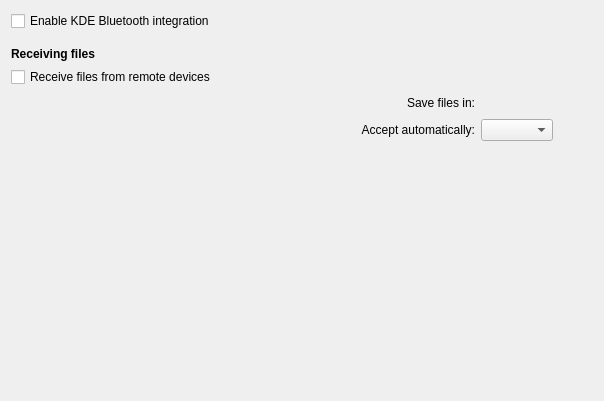
<?xml version="1.0" encoding="UTF-8"?>
<ui version="4.0">
 <class>Global</class>
 <widget class="QWidget" name="Global">
  <property name="geometry">
   <rect>
    <x>0</x>
    <y>0</y>
    <width>604</width>
    <height>401</height>
   </rect>
  </property>
  <layout class="QVBoxLayout" name="verticalLayout_2">
   <item>
    <widget class="QCheckBox" name="kcfg_enableGlobalBluetooth">
     <property name="text">
      <string>Enable KDE Bluetooth integration</string>
     </property>
    </widget>
   </item>
   <item>
    <spacer name="verticalSpacer_2">
     <property name="orientation">
      <enum>Qt::Vertical</enum>
     </property>
     <property name="sizeType">
      <enum>QSizePolicy::Fixed</enum>
     </property>
     <property name="sizeHint" stdset="0">
      <size>
       <width>0</width>
       <height>10</height>
      </size>
     </property>
    </spacer>
   </item>
   <item>
    <widget class="QLabel" name="lbl_receivingFiles">
     <property name="text">
      <string>&lt;b&gt;Receiving files&lt;/b&gt;</string>
     </property>
    </widget>
   </item>
   <item>
    <widget class="QCheckBox" name="kcfg_enabled">
     <property name="text">
      <string>Receive files from remote devices</string>
     </property>
    </widget>
   </item>
   <item>
    <layout class="QGridLayout" name="gridLayout">
     <item row="1" column="2">
      <widget class="QComboBox" name="kcfg_autoAccept">
       <property name="sizePolicy">
        <sizepolicy hsizetype="Maximum" vsizetype="Fixed">
         <horstretch>0</horstretch>
         <verstretch>0</verstretch>
        </sizepolicy>
       </property>
      </widget>
     </item>
     <item row="0" column="2">
      <widget class="KUrlRequester" name="kcfg_saveUrl"/>
     </item>
     <item row="0" column="3">
      <spacer name="horizontalSpacer">
       <property name="orientation">
        <enum>Qt::Horizontal</enum>
       </property>
       <property name="sizeType">
        <enum>QSizePolicy::Maximum</enum>
       </property>
       <property name="sizeHint" stdset="0">
        <size>
         <width>40</width>
         <height>20</height>
        </size>
       </property>
      </spacer>
     </item>
     <item row="1" column="1">
      <widget class="QLabel" name="lbl_autoAccept">
       <property name="text">
        <string>Accept automatically:</string>
       </property>
       <property name="alignment">
        <set>Qt::AlignRight|Qt::AlignTrailing|Qt::AlignVCenter</set>
       </property>
      </widget>
     </item>
     <item row="0" column="1">
      <widget class="QLabel" name="lbl_saveFiles">
       <property name="text">
        <string>Save files in:</string>
       </property>
       <property name="alignment">
        <set>Qt::AlignRight|Qt::AlignTrailing|Qt::AlignVCenter</set>
       </property>
      </widget>
     </item>
     <item row="0" column="0">
      <spacer name="horizontalSpacer_2">
       <property name="orientation">
        <enum>Qt::Horizontal</enum>
       </property>
       <property name="sizeType">
        <enum>QSizePolicy::Maximum</enum>
       </property>
       <property name="sizeHint" stdset="0">
        <size>
         <width>40</width>
         <height>20</height>
        </size>
       </property>
      </spacer>
     </item>
    </layout>
   </item>
   <item>
    <spacer name="verticalSpacer">
     <property name="orientation">
      <enum>Qt::Vertical</enum>
     </property>
     <property name="sizeHint" stdset="0">
      <size>
       <width>20</width>
       <height>40</height>
      </size>
     </property>
    </spacer>
   </item>
  </layout>
 </widget>
 <customwidgets>
  <customwidget>
   <class>KUrlRequester</class>
   <extends>QFrame</extends>
   <header>kurlrequester.h</header>
   <container>1</container>
  </customwidget>
 </customwidgets>
 <resources/>
 <connections/>
</ui>
